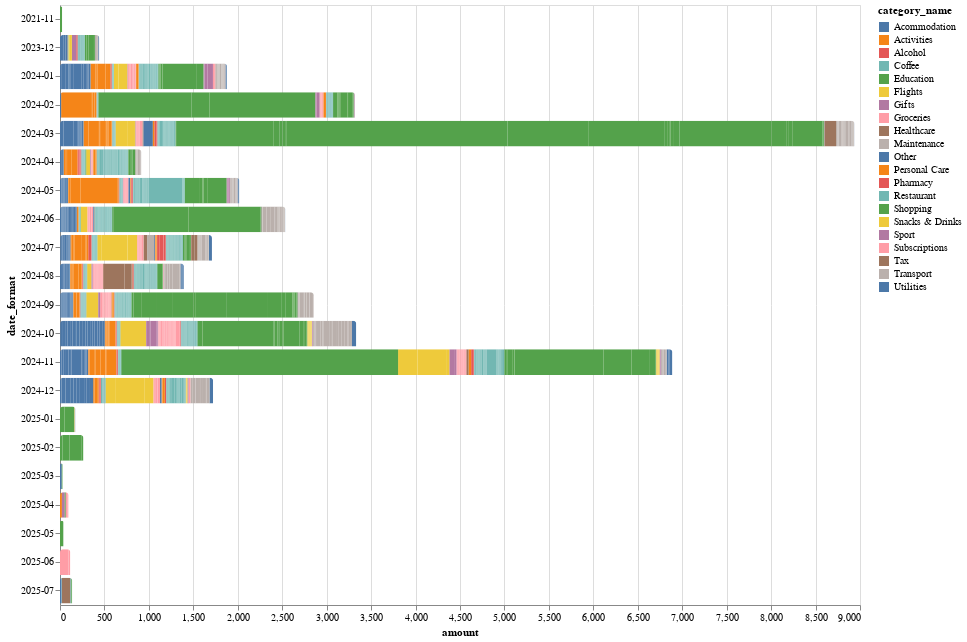

Source (notebook cell):
### Markdown cell above
# Plots

### Code cell
source = df

tool = alt.TooltipValue = 'amount'
tooltip=['date', 'price', 'symbol', alt.Tooltip('amount:Q', format=':,.0f')]


alt.Chart(source).mark_bar(
    cornerRadiusTopLeft=3,
    cornerRadiusTopRight=3
).encode(
    y='date_format',
    x='amount',
    color='category_name:N',
    tooltip = ['Note', alt.Tooltip("mean(amount):Q", format="$,.0f")]
).properties(height=600, width=800)

### Figure 1 — Vega-Lite specification as saved in the notebook (floating-point values rounded to 4 significant figures; data arrays with more than 128 entries replaced by an {"elided": "..."} marker saying what was removed)
{"config": {"view": {"continuousWidth": 300, "continuousHeight": 300}}, "data": {"name": "data-0542921fd8260a22c82240f067d12d3a"}, "mark": {"type": "bar", "cornerRadiusTopLeft": 3, "cornerRadiusTopRight": 3}, "encoding": {"color": {"field": "category_name", "type": "nominal"}, "tooltip": [{"field": "Note", "type": "nominal"}, {"aggregate": "mean", "field": "amount", "format": "$,.0f", "type": "quantitative"}], "x": {"field": "amount", "type": "quantitative"}, "y": {"field": "date_format", "type": "nominal"}}, "height": 600, "width": 800, "$schema": "https://vega.github.io/schema/vega-lite/v5.20.1.json", "datasets": {"data-0542921fd8260a22c82240f067d12d3a": {"elided": "2043 records"}}}
